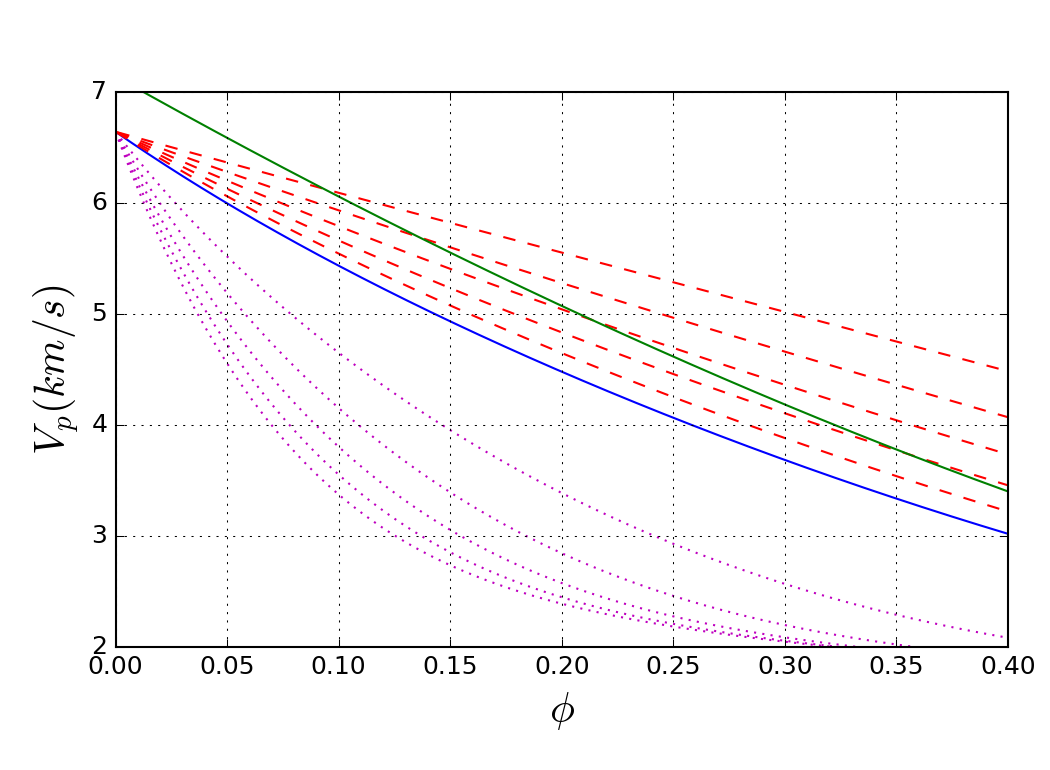

This chart was generated by the following Python code:
import matplotlib
matplotlib.use("TkAgg")
import numpy as np

# Try to use the Cython implementation, fallback to the Python implementation if it doesn't work
try:
    from cDEM import DEM
except:
    from DEM import DEM

def XuPayne():
    """Reproducing Figure 5 of Xu and Payne (2009)"""
    
    import matplotlib.pyplot as plt
    import Gassmann
    import time
    
    # Matrix properties
    # Source: Acoustic Properties of Carbonate Rocks p. 77
    Km_dol = 69.0 # GPa
    Gm_dol = 52.0 # GPa
    rhom_dol = 2.88 # g/cm3
    Km_lim = 77.0 # GPa
    Gm_lim = 32.0 # GPa
    rhom_lim = 2.71 # g/cm3
    
    # Fluid properties
    Kf = 3.0 # GPa
    rhof = 1.0 # g/cm3
    
    # Porosity
    phimax = 0.4
    
    # Aspect ratio of different pore types
    alpha_ref = 0.15
    alpha_crack = 0.02
    alpha_stiff = 0.8
    
    # Creating lists of inclusion configurations (alpha and volume for each inclusion type)
    crackandref_alphas = []
    crackandref_volumes = []
    stiffandref_alphas = []
    stiffandref_volumes = []
    fractions = [0.2, 0.4, 0.6, 0.8]
    for fraction in fractions:
        crackandref_alphas.append([alpha_crack, alpha_ref])
        crackandref_volumes.append([fraction*phimax, (1.0-fraction)*phimax])
        stiffandref_alphas.append([alpha_stiff, alpha_ref])
        stiffandref_volumes.append([fraction*phimax, (1.0-fraction)*phimax])
    
    alphas = [[alpha_crack]] + crackandref_alphas + [[alpha_ref]] + stiffandref_alphas + [[alpha_stiff]]
    volumes = [[phimax]] + crackandref_volumes + [[phimax]] + stiffandref_volumes + [[phimax]]
    
    # Adding one extra element for the dolomite line
    alphas += [[alpha_ref]]
    volumes += [[phimax]]
    
    # Creating lists of matrix proeprties
    Kms = len(alphas)*[Km_lim]
    Gms = len(alphas)*[Gm_lim]
    Kms[-1] = Km_dol
    Gms[-1] = Gm_dol
    
    # Creating style for each line
    crack_style = 'm:'
    ref_style = 'b-'
    stiff_style = 'r--'
    dol_style = 'g-'
    
    styles = [crack_style] + [crack_style]*len(crackandref_alphas) + [ref_style] + [stiff_style] + [stiff_style]*len(stiffandref_alphas)
    styles += [dol_style]
    
    # Plot configuration
    plt.figure(figsize=(7.0, 15.4/3.0), dpi=150)
    plt.subplots_adjust(left = 0.11, top = 0.88, bottom = 0.16, right = 0.96)
    plt.subplot(1, 1, 1)
    
    for inclusion_alphas, inclusion_volumes, style, Km, Gm in zip(alphas, volumes, styles, Kms, Gms):
        ni = len(inclusion_alphas)
        
        # Dry inclusions
        Kis = np.zeros(ni, dtype=float)
        Gis = np.zeros(ni, dtype=float)

        K, G, phi = DEM(Km, Gm, Kis, Gis, np.array(inclusion_alphas), np.array(inclusion_volumes))
        
        rho = (1.0 - phi)*rhom_lim + phi*rhof
        Ks = Gassmann.Ks(K, Km, Kf, phi)
        
        Vp = np.sqrt((Ks + 4.0*G/3.0)/rho)
        
        plt.plot(phi, Vp, style)
    
    plt.ylabel("$V_p (km/s)$", fontsize=20)
    plt.xlabel("$\\phi$", fontsize=20)
    plt.ylim(2.0, 7.0)
    plt.xlim(0.0, phimax)
    
    plt.grid()
    plt.savefig("exampleXuPayne2009.png", dpi=150)

if __name__ == '__main__':
    XuPayne()